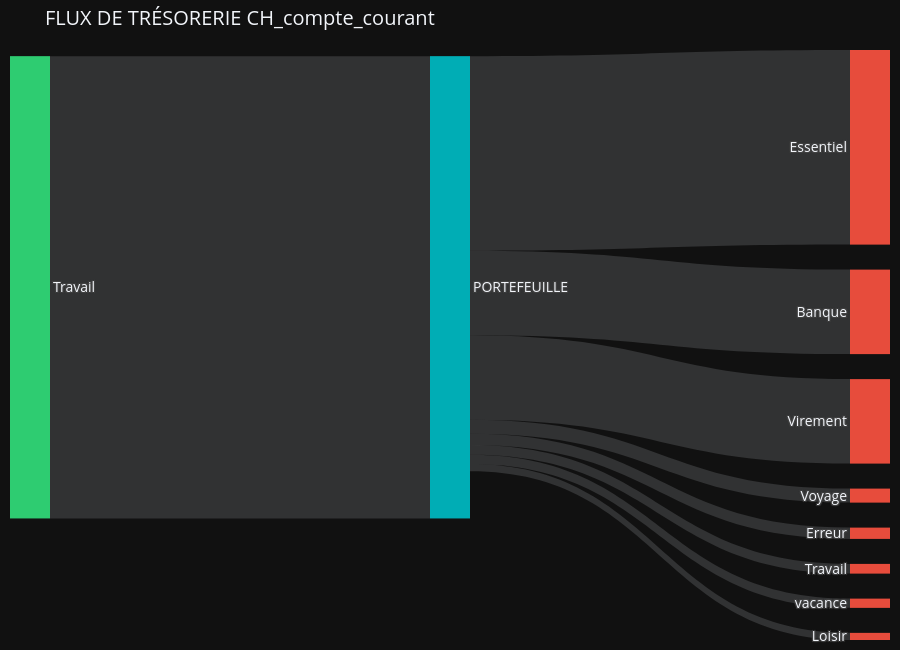

This figure's notebook cell:
### Code cell
import plotly.graph_objects as go
import pandas as pd

def generer_sankey_entonnoir_pur(df_raw,name):
    df = df_raw.copy()
    df['Valeur'] = df['Valeur'].abs()

    # 1. Extraction des deux types
    df_rev = df[df['Type'] == 'Revenu']
    df_dep = df[df['Type'] == 'Depense']

    # --- ÉTAPE 1 : REVENUS -> POINT CENTRAL ---
    flux_entree = df_rev.groupby('Categorie')['Valeur'].sum().reset_index()
    flux_entree.columns = ['source', 'value']
    flux_entree['target'] = 'PORTEFEUILLE'
    # Suffixe pour éviter les collisions de noms entre revenu et dépense
    flux_entree['source'] = flux_entree['source'] + " " 

    # --- ÉTAPE 2 : POINT CENTRAL -> DÉPENSES ---
    flux_sortie = df_dep.groupby('Categorie')['Valeur'].sum().reset_index()
    flux_sortie.columns = ['target', 'value']
    flux_sortie['source'] = 'PORTEFEUILLE'

    # Fusion des flux
    flux_total = pd.concat([flux_entree, flux_sortie], ignore_index=True)

    # 2. Indexation des noeuds
    nodes = list(pd.unique(flux_total[['source', 'target']].values.ravel('K')))
    mapping = {node: i for i, node in enumerate(nodes)}
    
    flux_total['source_idx'] = flux_total['source'].map(mapping)
    flux_total['target_idx'] = flux_total['target'].map(mapping)

    # 3. Couleurs pour un look "Premium Dashboard"
    node_colors = []
    for node in nodes:
        if node == 'PORTEFEUILLE':
            node_colors.append("#00adb5") # Ton cyan fétiche pour le centre
        elif node.endswith(" "):
            node_colors.append("#2ecc71") # Vert pour les Revenus
        else:
            node_colors.append("#e74c3c") # Rouge pour les Dépenses

    # 4. Création du graphique
    fig = go.Figure(data=[go.Sankey(
        arrangement = "snap",
        node = dict(
          pad = 25,
          thickness = 40,
          label = [n.strip() for n in nodes], # On enlève l'espace pour l'affichage
          color = node_colors,
          line = dict(color = "rgba(0,0,0,0)", width = 0)
        ),
        link = dict(
          source = flux_total['source_idx'],
          target = flux_total['target_idx'],
          value = flux_total['value'],
          color = "rgba(144, 148, 151, 0.25)" # Liens discrets
        )
    )])

    fig.update_layout(
        title_text=f"FLUX DE TRÉSORERIE {name}",
        template="plotly_dark",
        font_size=14,
        height=650,
        margin=dict(l=10, r=10, t=50, b=10)
    )
    
    fig.show()
nb = 0
# --- TEST ---
generer_sankey_entonnoir_pur(compta.liste_compte[nb].df,compta.liste_compte[nb].account_name  )

### Figure 1 — Plotly figure (JSON) as saved in the notebook; plotly's stock layout.template omitted (floating-point values rounded to 4 significant figures)
{"data": [{"arrangement": "snap", "link": {"color": "rgba(144, 148, 151, 0.25)", "source": [0, 1, 1, 1, 1, 1, 1, 1, 1], "target": [1, 2, 3, 4, 5, 6, 7, 8, 9], "value": [10940.0, 2000.0, 267, 4607.0, 168.7, 230, 2000, 331.9, 219.1]}, "node": {"color": ["#2ecc71", "#00adb5", "#e74c3c", "#e74c3c", "#e74c3c", "#e74c3c", "#e74c3c", "#e74c3c", "#e74c3c", "#e74c3c"], "label": ["Travail", "PORTEFEUILLE", "Banque", "Erreur", "Essentiel", "Loisir", "Travail", "Virement", "Voyage", "vacance"], "line": {"color": "rgba(0,0,0,0)", "width": 0}, "pad": 25, "thickness": 40}, "type": "sankey"}], "layout": {"font": {"size": 14}, "height": 650, "margin": {"b": 10, "l": 10, "r": 10, "t": 50}, "title": {"text": "FLUX DE TRÉSORERIE CH_compte_courant"}}}
